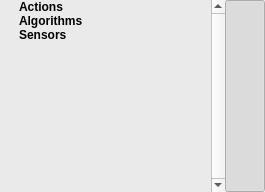
<?xml version="1.0" encoding="UTF-8"?>
<ui version="4.0">
 <class>SystemComponentManagerView</class>
 <widget class="QWidget" name="SystemComponentManagerView">
  <property name="styleSheet">
   <string notr="true">QTreeWidget {
  background-color: #eaeaea;
  selection-color: #000000;
}

QTreeWidget::item:hover {
  background-color: #dedede;
}

QTreeWidget::item:selected  {
  background-color: #cdcdcd;
}</string>
  </property>
  <layout class="QHBoxLayout" name="layout">
   <property name="spacing">
    <number>0</number>
   </property>
   <property name="leftMargin">
    <number>0</number>
   </property>
   <property name="topMargin">
    <number>0</number>
   </property>
   <property name="rightMargin">
    <number>0</number>
   </property>
   <property name="bottomMargin">
    <number>0</number>
   </property>
   <item>
    <widget class="QTreeWidget" name="tree">
     <property name="maximumSize">
      <size>
       <width>225</width>
       <height>16777215</height>
      </size>
     </property>
     <property name="frameShape">
      <enum>QFrame::NoFrame</enum>
     </property>
     <property name="verticalScrollBarPolicy">
      <enum>Qt::ScrollBarAlwaysOn</enum>
     </property>
     <property name="horizontalScrollBarPolicy">
      <enum>Qt::ScrollBarAlwaysOff</enum>
     </property>
     <property name="dragEnabled">
      <bool>true</bool>
     </property>
     <property name="dragDropMode">
      <enum>QAbstractItemView::DragOnly</enum>
     </property>
     <property name="indentation">
      <number>16</number>
     </property>
     <attribute name="headerVisible">
      <bool>false</bool>
     </attribute>
     <column>
      <property name="text">
       <string>Component Title</string>
      </property>
     </column>
     <item>
      <property name="text">
       <string>Actions</string>
      </property>
      <property name="font">
       <font>
        <weight>75</weight>
        <bold>true</bold>
       </font>
      </property>
      <property name="flags">
       <set>ItemIsUserCheckable|ItemIsEnabled</set>
      </property>
     </item>
     <item>
      <property name="text">
       <string>Algorithms</string>
      </property>
      <property name="font">
       <font>
        <weight>75</weight>
        <bold>true</bold>
       </font>
      </property>
      <property name="flags">
       <set>ItemIsUserCheckable|ItemIsEnabled</set>
      </property>
     </item>
     <item>
      <property name="text">
       <string>Sensors</string>
      </property>
      <property name="font">
       <font>
        <weight>75</weight>
        <bold>true</bold>
       </font>
      </property>
      <property name="flags">
       <set>ItemIsUserCheckable|ItemIsEnabled</set>
      </property>
     </item>
    </widget>
   </item>
   <item>
    <widget class="QPushButton" name="button">
     <property name="sizePolicy">
      <sizepolicy hsizetype="Minimum" vsizetype="Expanding">
       <horstretch>0</horstretch>
       <verstretch>0</verstretch>
      </sizepolicy>
     </property>
     <property name="minimumSize">
      <size>
       <width>18</width>
       <height>0</height>
      </size>
     </property>
     <property name="toolTip">
      <string>Toogle Components</string>
     </property>
     <property name="icon">
      <iconset resource="../openPASS-System.qrc">
       <normaloff>:/Views/ComponentListButton.png</normaloff>:/Views/ComponentListButton.png</iconset>
     </property>
     <property name="iconSize">
      <size>
       <width>10</width>
       <height>60</height>
      </size>
     </property>
     <property name="checkable">
      <bool>true</bool>
     </property>
     <property name="checked">
      <bool>true</bool>
     </property>
    </widget>
   </item>
  </layout>
 </widget>
 <resources>
  <include location="../openPASS-System.qrc"/>
 </resources>
 <connections/>
</ui>
